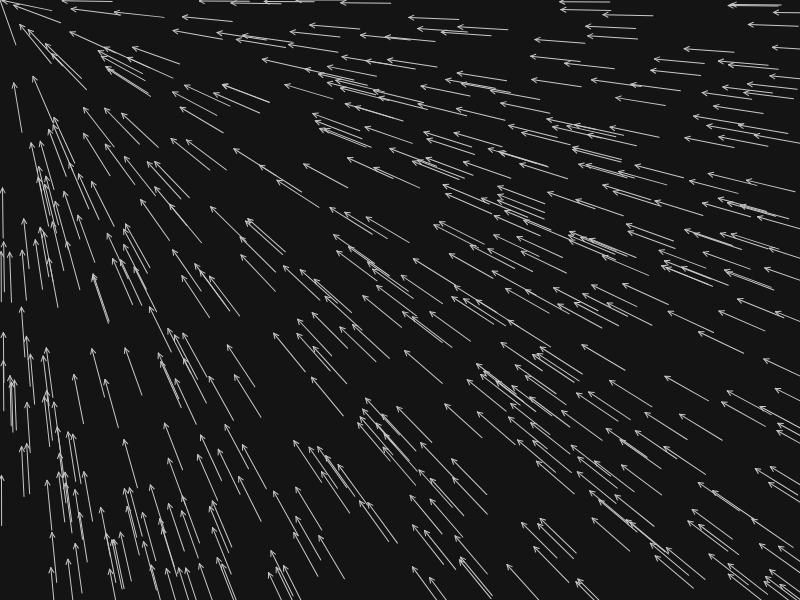
Frame 1 (no input)
Frame 60 (no input): identical to frame 1, image omitted
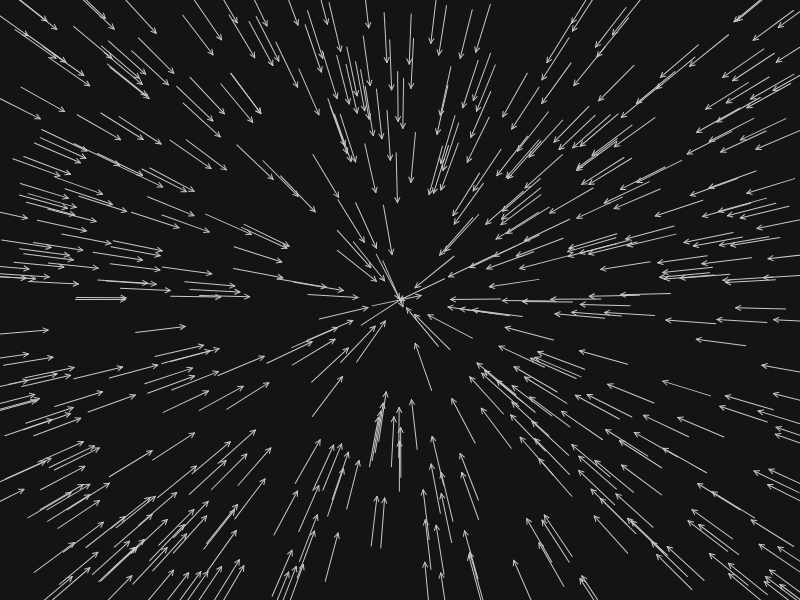
Frame 120 (the mouse pressed at the canvas centre since frame 60)

The p5.js sketch that drew these frames (run headless with seeded random() and noise() and a simulated clock; from frame 60 on, the mouse is pressed at the canvas centre):

// p5.js sketch
// ── sketch.js
/*

Using a loop to create multiple elements out from the same function with different parameters

*/


// amount of shapes
var num = 500;

//	store our positions in these
var xpositions = [];
var ypositions = [];

function setup() {
  createCanvas(displayWidth,displayHeight);
  
  //	generate random x, random y positions
  for (var i = 0; i < num; i++){
  	xpositions[i] = random(width);
  	ypositions[i] = random(height);
  }
}

function draw() {
  background(20);

  //	draw an arrow to each stored position 
  for (var i = 0; i < num; i++){
  	arrow(xpositions[i],ypositions[i],50,atan2(mouseY-ypositions[i], mouseX-xpositions[i]));
  }
}

//	function to draw arrow
function arrow(xposition, yposition, size, angle){
	stroke(200);
	push();
	//	needed for rotation
	translate(xposition,yposition);
	rotate(angle);
	translate(-xposition,-yposition);
	
	line(xposition + size / 2 - size / 10, yposition - size / 20, xposition + size / 2,yposition);
	line(xposition - size / 2, yposition, xposition + size / 2, yposition);
	line(xposition + size / 2 - size / 10, yposition + size / 20, xposition + size / 2,yposition);
	
	pop();
}
